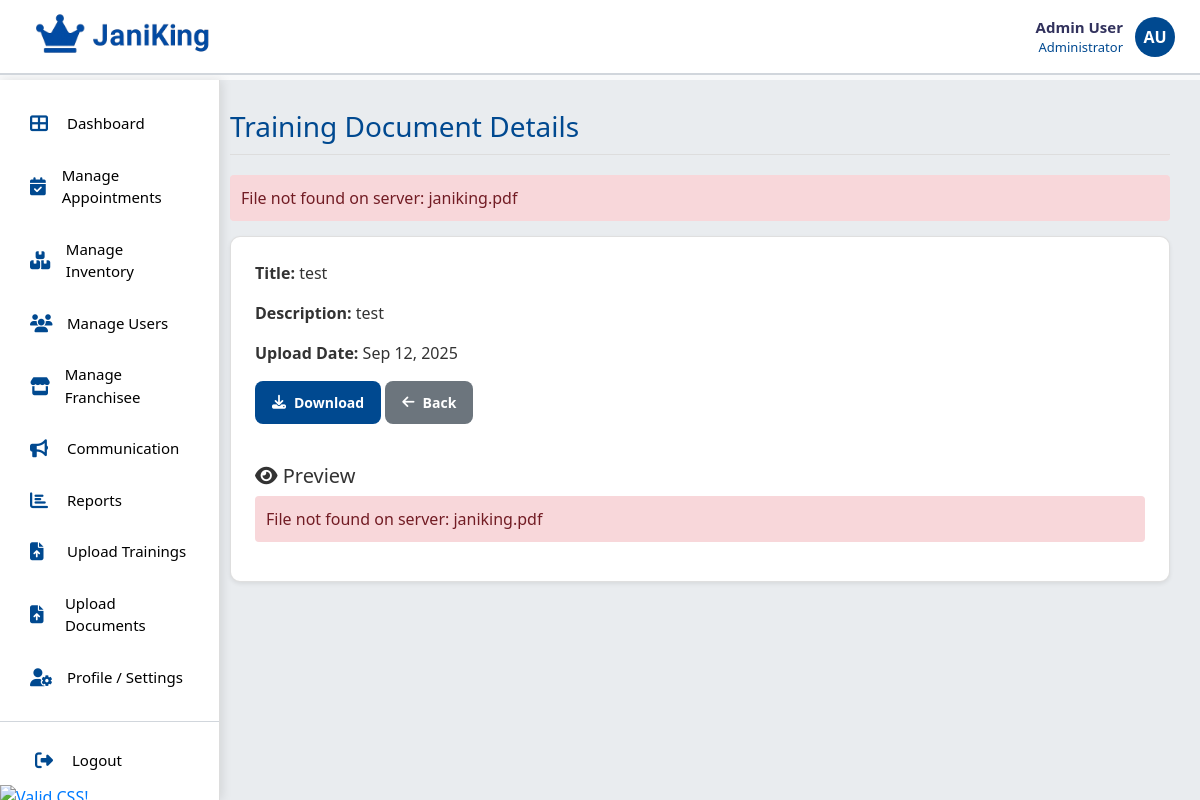
The app's page /root/admin/admin_training/training_view.php?id=1 with its own data.
### tables this page shows
CREATE TABLE `training` (
  `training_id` int(11) NOT NULL,
  `franchisee_id` int(11) DEFAULT NULL,
  `title` varchar(100) DEFAULT NULL,
  `description` text DEFAULT NULL,
  `file_path` varchar(255) NOT NULL,
  `created_at` timestamp NOT NULL DEFAULT current_timestamp()
);

### root/admin/admin_training/training_view.php (the view, shortened to what this page needs)
<?php
require_once "../../../db/config.php";
$id = intval($_GET['id']);
try {
    $stmt = $conn->prepare("SELECT * FROM training WHERE training_id = ?");
    $stmt->execute([$id]);
    $file = $stmt->fetch(PDO::FETCH_ASSOC);
    $filePath = $file['file_path'];
    $serverPath = "../../assets/uploads/" . $filePath;
    $webPath = "/assets/uploads/" . $filePath;
    if (!file_exists($serverPath)) {
        $error = "File not found on server: " . htmlspecialchars($filePath);
    }
} catch (PDOException $e) {
    die("Error: " . $e->getMessage());
}
?>
<!DOCTYPE html>
<html lang="en">
<head>
    <link rel="stylesheet" href="https://stackpath.bootstrapcdn.com/bootstrap/4.5.2/css/bootstrap.min.css">
    <link rel="stylesheet" href="../../assets/css/style_admin.css">
    <link rel="stylesheet" href="https://cdnjs.cloudflare.com/ajax/libs/font-awesome/6.4.0/css/all.min.css">
</head>
<body>
    <?php include('../../includes/header.php'); ?>
    <?php include('../../includes/admin_navbar.php'); ?>
    <div class="main-container">
        <main class="main-content">
            <h1 class="page-title">Training Document Details</h1>
            <?php if (isset($error)): ?>
                <div class="alert alert-error"><?php echo htmlspecialchars($error); ?></div>
            <?php endif; ?>
            <div class="card shadow-sm p-4 mb-4">
                <p><strong>Title:</strong> <?php echo htmlspecialchars($file['title']); ?></p>
                <p><strong>Description:</strong> <?php echo htmlspecialchars($file['description']); ?></p>
                <p><strong>Upload Date:</strong> <?php echo date("M d, Y", strtotime($file['created_at'])); ?></p>
                <div class="mb-3">
                    <a href="<?php echo htmlspecialchars($webPath); ?>"
                       class="btn btn-primary" download>
                        <i class="fas fa-download"></i> Download
                    </a>
                    <a href="../admin_trainings.php" class="btn btn-secondary">
                        <i class="fas fa-arrow-left"></i> Back
                    </a>
                </div>
                <div class="file-preview mt-4">
                    <h5><i class="fas fa-eye"></i> Preview</h5>
                    <?php
                    $ext = strtolower(pathinfo($filePath, PATHINFO_EXTENSION));
                    $previewable = ['pdf'];
                    if (isset($error)): ?>
                        <p class="alert alert-error"><?php echo $error; ?></p>
                    <?php elseif (in_array($ext, $previewable)): ?>
                        <iframe src="<?php echo htmlspecialchars($webPath); ?>" allowfullscreen></iframe>
                    <?php endif; ?>
                </div>
            </div>
        </main>
    </div>
</body>
</html>

### root/assets/css/style_admin.css (style rules this page uses)
:root { --header-h: 80px; --nav-w: 220px; --brand-blue: #004990; --bg: #f8f9fa; --card-bg: #ffffff; --text: #333333; --muted: #6c757d; --border: #e5e7eb; --shadow: 0 4px 12px rgba(0,0,0,.08); }
* { box-sizing:border-box; }
html, body { height:100%; }
body { margin:0; font-family: 'Segoe UI', Tahoma, Geneva, Verdana, sans-serif; color: var(--text); background: var(--bg); overflow:hidden; }
.main-content { margin-left: 200px; padding: 30px; }
.main-container { display:flex; height:100vh; padding-top: var(--header-h); }
.main-content { flex: 1; padding: 30px; overflow-y: auto; background: #e9ecef; }
.page-title { color: var(--brand-blue); font-size: 28px; margin: 0 0 20px 0; padding-bottom: 10px; border-bottom: 1px solid #ddd; }
.card, .table-card { background: var(--card-bg); border-radius: 10px; box-shadow: var(--shadow); }
.btn { display:inline-flex; align-items:center; gap:8px; padding:10px 16px; border:1px solid transparent; border-radius: 8px; font-size:14px; font-weight:600; cursor:pointer; transition: all .2s ease; text-decoration:none; }
.btn-primary { background: var(--brand-blue); color:#fff; }
.btn-secondary { background:#6c757d; color:#fff; }

### root/admin/admin_training/training_view.php (style rules this page uses)
.alert-error { background-color: #f8d7da; color: #721c24; padding: 10px; margin-bottom: 15px; border-radius: 4px; }

### records on screen
training: file_path "File not found on server: janiking.pdf", title "test", description "test", created_at "Sep 12, 2025"
